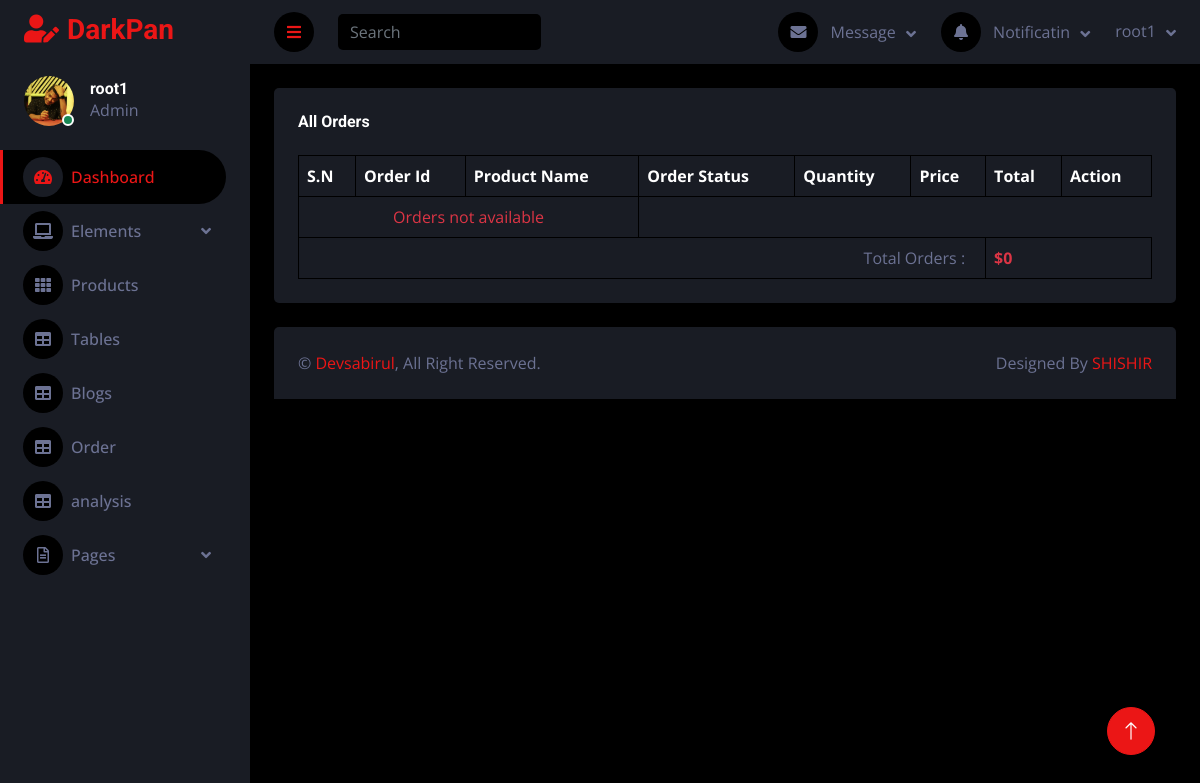
Page /dashboard/order-table (signed in) on the earlier database version.
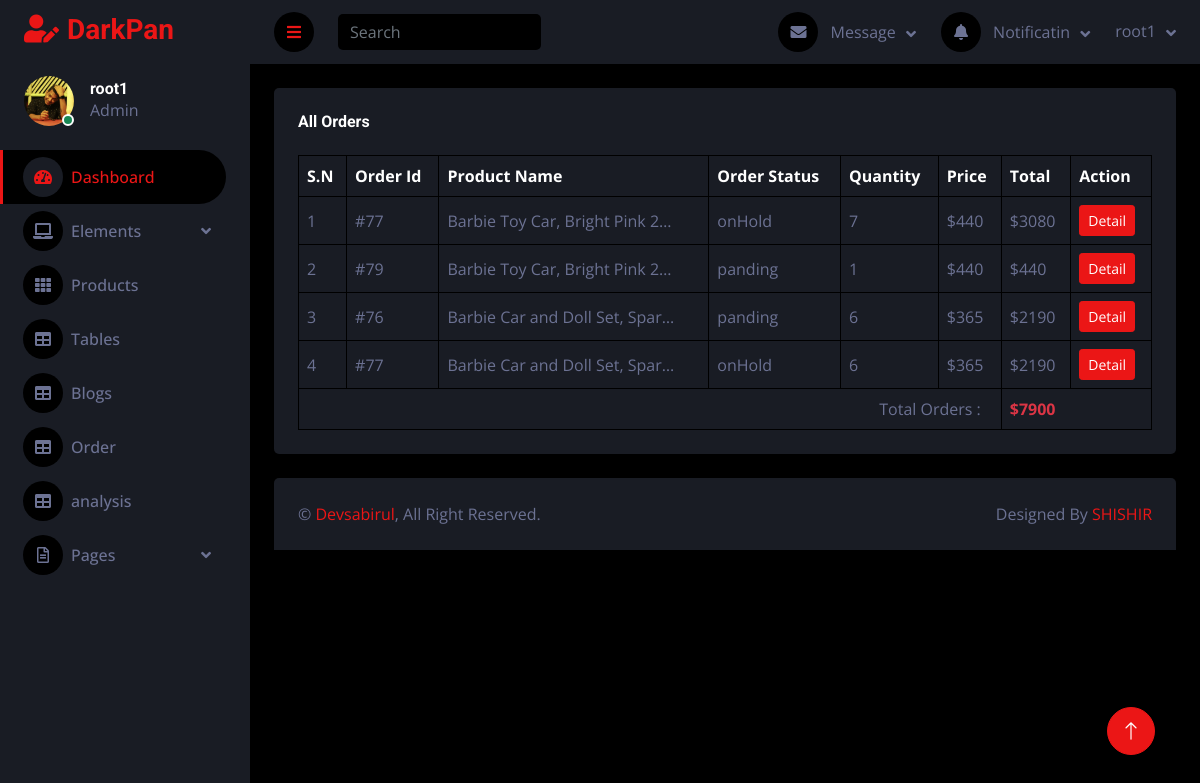
Same page on the later database version.
### core/models.py (models this page shows, shortened)
class OrderItems(models.Model):
    order = models.ForeignKey(Order, on_delete=models.CASCADE)
    product = models.ForeignKey(Product, on_delete=models.CASCADE)
    quantity = models.PositiveIntegerField()
    user = models.ForeignKey(User, on_delete=models.CASCADE)
    def order_subtotal(self):
        return self.quantity * self.product.price

class Order(models.Model):
    customer = models.ForeignKey(Customer, on_delete=models.CASCADE)
    shipping = models.ForeignKey(Shipping, on_delete=models.CASCADE)
    user = models.ForeignKey(User, on_delete=models.CASCADE)
    date = models.DateField(auto_now=False, auto_now_add=True)
    status = models.CharField(max_length=100, default="panding")
    pymentSystem = models.CharField(max_length=100, default="cashondelivery")
    order_total = models.PositiveIntegerField(null=True, blank=True)
    ordernote = models.TextField(null=True, blank=True)

class Product(models.Model):
    pd_name = models.CharField(max_length=250)
    brands = models.CharField(max_length=150)
    description = RichTextField(null=True, blank=True)
    category = models.ForeignKey(ProductCategory, on_delete=models.CASCADE)
    primary = models.ImageField(
        upload_to="Product Images", null=True, blank=True)
    secondary = models.ImageField(
        upload_to="Product Images", null=True, blank=True)
    availability = models.CharField(max_length=50, null=True, blank=True)
    slug = AutoSlugField(populate_from="pd_name", null=True, unique=True)
    price = models.PositiveIntegerField()
    profile = models.ForeignKey(Profile, on_delete=models.CASCADE)

### dashboard/views.py (the view)
# urls.py: path('order-table', order_table, name="order_table"),
def order_table(request):
    if request.user.is_authenticated:
        profile = Profile.objects.get(user=request.user)
        products = Product.objects.filter(profile=profile)
        order_item = OrderItems.objects.filter(product__in=products)
        total = 0
        for i in order_item:
            subtotal = i.product.price * i.quantity
            total = subtotal + total
        context = {
            'profile': profile,
            'products': products,
            'order': order_item,
            'total': total
        }
        return render(request, 'order.html', context)
    else:
        return redirect('SIGNIN')

### dashboard/templates/order.html (shortened to what this page needs)
{% extends 'dashboard/base.html' %}
{% load static %}
{% block profile %}
<div class="d-flex align-items-center ms-4 mb-4">
    <div class="position-relative">
        <div class="profile_pic">
            <img class="" src="{{profile.avater.url}}" alt="">
        </div>
        <div class="bg-success rounded-circle border border-2 border-white position-absolute end-0 bottom-0 p-1"></div>
    </div>
    <div class="ms-3">
        <h6 class="mb-0">{{profile.user.username}}</h6>
        <span>Admin</span>
    </div>
</div>
{% endblock profile %}
{% block body %}
<div class="container-fluid pt-4 px-4">
    <div class="bg-secondary text-center rounded p-4">
        <div class="d-flex align-items-center justify-content-between mb-4">
            <h6 class="mb-0">All Orders</h6>
        </div>
        <div class="table-responsive">
            <table class="table text-start align-middle table-bordered table-hover mb-0">
                <thead>
                    <tr class="text-white">
                        <th scope="col">S.N</th>
                        <th scope="col">Order Id</th>
                        <th scope="col" style="">Product Name</th>
                        <th scope="col" style="">Order Status</th>
                        <th scope="col" style="">Quantity</th>
                        <th scope="col" style="">Price</th>
                        <th scope="col" style="">Total</th>
                        <th scope="col">Action</th>
                    </tr>
                </thead>
                <tbody>
                    {% if order %}
                    {% for order in order %}
                    <tr>
                        <td>{{forloop.counter}}</td>
                        <td scope="col" class="">#{{order.order.id}}
                        </td>
                        <td scope="col" class="">{{order.product.pd_name|truncatechars:30}}</td>
                        <td scope="col" class="">
                            {{order.order.status}}
                        </td>
                        <td scope="col" class="">
                            {{order.quantity}}
                        </td>
                        <td scope="col" class="">${{order.product.price}}</td>
                        <td scope="col" class="">${{order.order_subtotal}}</td>
                        <td scope="col" class=""><a class="btn btn-sm btn-primary" href="{% url 'update_product' order.product.id %}">Detail</a></td>
                    </tr>
                    {% endfor %}
                    {% else %}
                    <tr>
                        <td colspan="3" class="text-center text-danger">Orders not available</td>
                    </tr>
                    {% endif %}
                    <tr>
                        <td colspan="6" style="text-align: right;padding-right: 20px;">Total Orders :</td>
                        <td colspan="2" style="font-weight:bold;" class="text-danger">${{total}}</td>
                    </tr>
                </tbody>
            </table>
        </div>
    </div>
</div>
{% endblock body %}

Differences in the rows shown:
added OrderItems: order.id "77", product.pd_name "Barbie Toy Car, Bright Pink 2…", order.status "onHold", quantity "7", product.price "440", order_subtotal "3080"
added OrderItems: order.id "79", product.pd_name "Barbie Toy Car, Bright Pink 2…", order.status "panding", quantity "1", product.price "440", order_subtotal "440"
added OrderItems: order.id "76", product.pd_name "Barbie Car and Doll Set, Spar…", order.status "panding", quantity "6", product.price "365", order_subtotal "2190"
added OrderItems: order.id "77", product.pd_name "Barbie Car and Doll Set, Spar…", order.status "onHold", quantity "6", product.price "365", order_subtotal "2190"
Other differences:
{{ total }}: "0" → "7900"
text no longer shown: "Orders not available"
